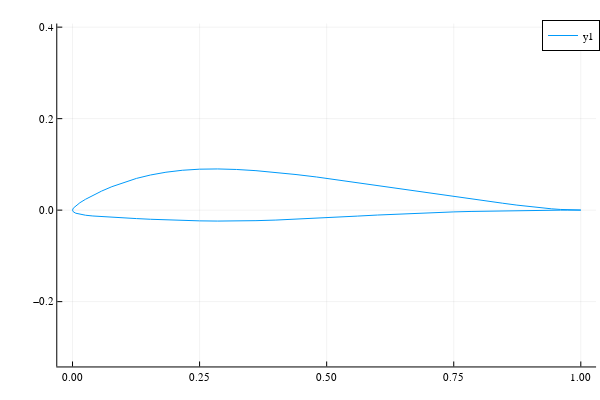

Notebook source saved alongside this figure:
### Code cell
plot(cst_foil[:,1], cst_foil[:,2], aspect_ratio=:equal)

### Figure 1 — Plotly figure (JSON) as saved in the notebook; plotly's stock layout.template omitted (floating-point values rounded to 4 significant figures)
{"data": [{"colorbar": {"title": ""}, "legendgroup": "y1", "line": {"color": "rgba(0, 154, 250, 1.000)", "dash": "solid", "shape": "linear", "width": 1}, "mode": "lines", "name": "y1", "showlegend": true, "type": "scatter", "x": [1, 0.9984, 0.9935, 0.9855, 0.9743, 0.96, 0.9427, 0.9226, 0.8997, 0.8743, 0.8464, 0.8162, 0.784, 0.75, 0.7143, 0.6773, 0.6391, 0.6, 0.5603, 0.5201, 0.4799, 0.4397, 0.4, 0.3609, 0.3227, 0.2857, 0.25, 0.216, 0.1838, 0.1536, 0.1257, 0.1003, 0.0774, 0.05727, 0.04001, 0.02573, 0.01453, 0.006475, 0.001621, 0, 0, 0.001621, 0.006475, 0.01453, 0.02573, 0.04001, 0.05727, 0.0774, 0.1003, 0.1257, 0.1536, 0.1838, 0.216, 0.25, 0.2857, 0.3227, 0.3609, 0.4, 0.4397, 0.4799, 0.5201, 0.5603, 0.6, 0.6391, 0.6773, 0.7143, 0.75, 0.784, 0.8162, 0.8464, 0.8743, 0.8997, 0.9226, 0.9427, 0.96, 0.9743, 0.9855, 0.9935, 0.9984, 1], "xaxis": "x", "y": [0.0001, 0.0001025, 0.0001405, 0.0003006, 0.0007104, 0.001516, 0.002858, 0.004849, 0.007554, 0.01099, 0.0151, 0.01982, 0.02503, 0.03062, 0.03646, 0.04247, 0.04857, 0.05469, 0.06078, 0.06675, 0.07248, 0.0778, 0.08249, 0.08629, 0.0889, 0.09005, 0.08951, 0.08713, 0.08289, 0.07687, 0.06934, 0.06065, 0.05127, 0.04169, 0.0324, 0.02381, 0.01621, 0.009752, 0.004406, 0, 0, -0.003699, -0.006744, -0.009196, -0.01116, -0.01279, -0.01424, -0.01562, -0.01702, -0.01848, -0.01996, -0.02137, -0.02258, -0.02346, -0.02387, -0.02374, -0.02301, -0.02171, -0.01993, -0.01779, -0.01544, -0.01303, -0.01071, -0.008581, -0.006715, -0.005143, -0.003863, -0.002847, -0.002056, -0.001446, -0.0009786, -0.0006235, -0.0003587, -0.0001683, -4.013e-05, 3.797e-05, 7.871e-05, 9.528e-05, 9.958e-05, 0.0001], "yaxis": "y", "zmax": null, "zmin": null}], "layout": {"annotations": [], "height": 400, "legend": {"bgcolor": "rgba(255, 255, 255, 1.000)", "bordercolor": "rgba(0, 0, 0, 1.000)", "borderwidth": 1, "font": {"color": "rgba(0, 0, 0, 1.000)", "family": "sans-serif", "size": 11}, "tracegroupgap": 0, "traceorder": "normal", "x": 1, "xanchor": "auto", "y": 1, "yanchor": "auto"}, "margin": {"b": 20, "l": 0, "r": 0, "t": 20}, "paper_bgcolor": "rgba(255, 255, 255, 1.000)", "plot_bgcolor": "rgba(255, 255, 255, 1.000)", "showlegend": true, "width": 600, "xaxis": {"anchor": "y", "domain": [0.09545, 0.9934], "gridcolor": "rgba(0, 0, 0, 0.100)", "gridwidth": 0.5, "linecolor": "rgba(0, 0, 0, 1.000)", "mirror": false, "range": [-0.03, 1.03], "showgrid": true, "showline": true, "showticklabels": true, "tickangle": 0, "tickcolor": "rgb(0, 0, 0)", "tickfont": {"color": "rgba(0, 0, 0, 1.000)", "family": "sans-serif", "size": 11}, "tickmode": "array", "ticks": "inside", "ticktext": ["0.00", "0.25", "0.50", "0.75", "1.00"], "tickvals": [0, 0.25, 0.5, 0.75, 1], "title": "", "titlefont": {"color": "rgba(0, 0, 0, 1.000)", "family": "sans-serif", "size": 15}, "type": "-", "visible": true, "zeroline": false, "zerolinecolor": "rgba(0, 0, 0, 1.000)"}, "yaxis": {"anchor": "x", "domain": [0.03762, 0.9902], "gridcolor": "rgba(0, 0, 0, 0.100)", "gridwidth": 0.5, "linecolor": "rgba(0, 0, 0, 1.000)", "mirror": false, "range": [-0.3417, 0.4079], "showgrid": true, "showline": true, "showticklabels": true, "tickangle": 0, "tickcolor": "rgb(0, 0, 0)", "tickfont": {"color": "rgba(0, 0, 0, 1.000)", "family": "sans-serif", "size": 11}, "tickmode": "array", "ticks": "inside", "ticktext": ["−0.2", "0.0", "0.2", "0.4"], "tickvals": [-0.2, 0, 0.2, 0.4], "title": "", "titlefont": {"color": "rgba(0, 0, 0, 1.000)", "family": "sans-serif", "size": 15}, "type": "-", "visible": true, "zeroline": false, "zerolinecolor": "rgba(0, 0, 0, 1.000)"}}}
